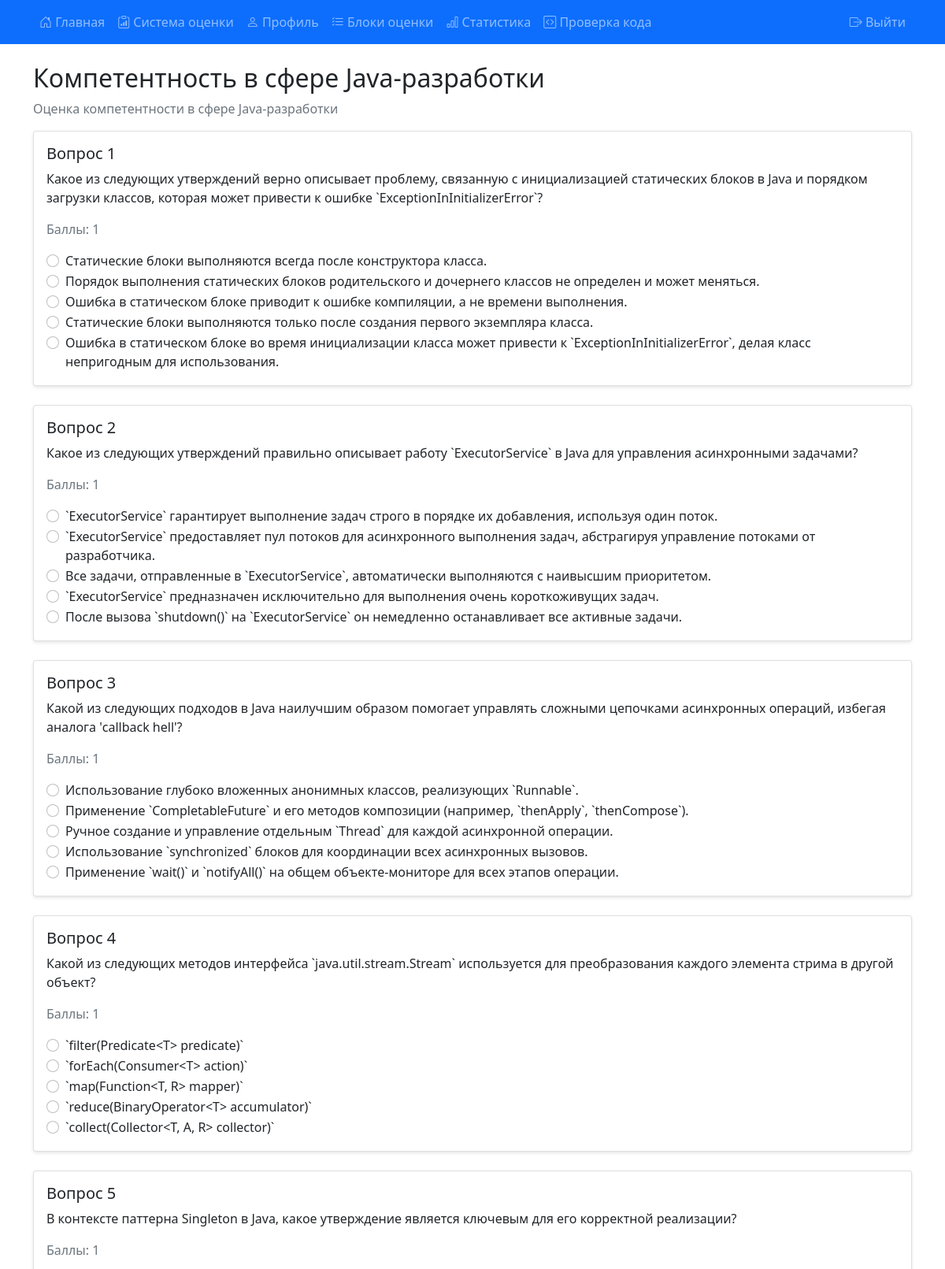
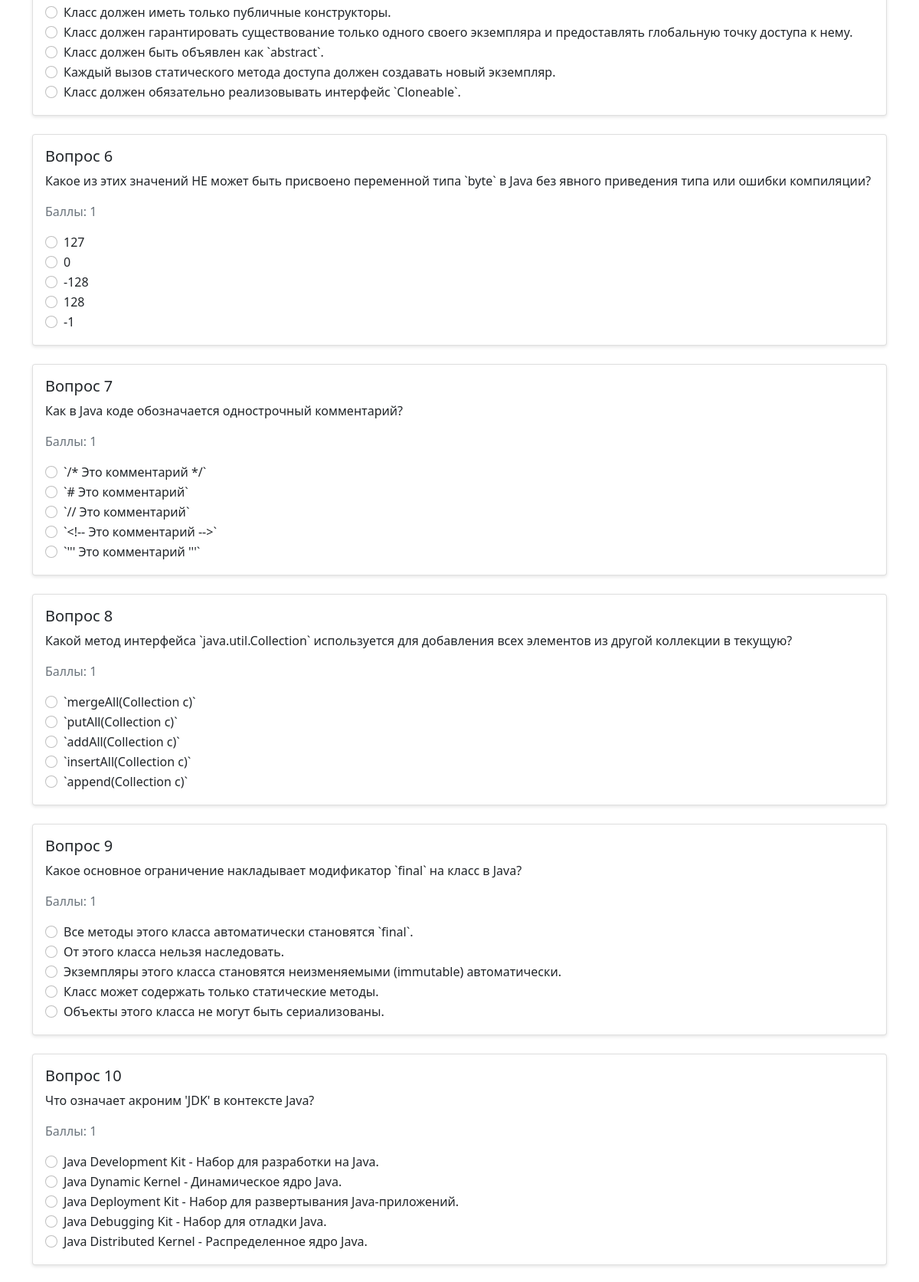
Screenshot of /submit_assessment_block/1 (signed in, upper part) with the database file from the repository (2 pictures, top to bottom).
### models.py (models this page shows)
class AssessmentBlock(db.Model):
    __tablename__ = 'assessment_block'
    id = db.Column(db.Integer, primary_key=True)
    name = db.Column(db.String(100), nullable=False)
    description = db.Column(db.Text)
    weight = db.Column(db.Float, default=1.0)
    max_score = db.Column(db.Float, default=10.0)
    questions = db.relationship('AssessmentQuestion', back_populates='block', lazy=True)

class AssessmentQuestion(db.Model):
    __tablename__ = 'assessment_question'
    id = db.Column(db.Integer, primary_key=True)
    block_id = db.Column(db.Integer, db.ForeignKey('assessment_block.id'), nullable=False)
    text = db.Column(db.Text, nullable=False)
    type = db.Column(db.String(20), nullable=False)
    options = db.Column(db.Text)
    correct_answer = db.Column(db.Text)
    correct_answer_description = db.Column(db.Text)
    points = db.Column(db.Integer, default=1)
    code_template = db.Column(db.Text)
    test_cases = db.Column(db.Text)
    example_solutions = db.Column(db.Text)
    block = db.relationship('AssessmentBlock', foreign_keys=[block_id])
    option_scores = db.Column(db.Text)
    description = db.Column(db.Text)
    criteria = db.Column(db.Text)
    max_score = db.Column(db.Float)
    weight = db.Column(db.Float)

### 1.py (the view, shortened to what this page needs)
@app.route('/submit_assessment_block/<int:block_id>', methods=['GET', 'POST'])
@login_required
def submit_assessment_block(block_id):
    block = AssessmentBlock.query.get_or_404(block_id)
    questions = AssessmentQuestion.query.filter_by(block_id=block_id).all()
    return render_template('assessment_block.html', block=block, questions=questions)

### 1.py (called while the page is built)
@login_manager.user_loader
def load_user(user_id):
    return db.session.get(User, int(user_id))

def login_required(f):
    @wraps(f)
    def decorated_function(*args, **kwargs):
        if 'user_id' not in session:
            flash('Пожалуйста, войдите в систему', 'error')
            return redirect(url_for('login'))
        return f(*args, **kwargs)
    return decorated_function

@app.before_request
def before_request():
    try:
        if current_user.is_authenticated and ('user_id' not in session or session.get('user_id') != current_user.id):
            session['user_id'] = current_user.id
            session['role'] = current_user.role
            session['username'] = current_user.username
            debug_print(f"Синхронизирована сессия с Flask-Login: user_id={current_user.id}")
        elif 'user_id' in session and not current_user.is_authenticated:
            user = db.session.get(User, session['user_id'])
            if user:
                login_user(user)
                debug_print(f"Восстановлена аутентификация из сессии: user_id={user.id}")
    except Exception as e:
        debug_print(f"Ошибка синхронизации аутентификации: {str(e)}")

    @app.template_filter('from_json')
    def from_json_filter(value):
        try:
            return json.loads(value)
        except (json.JSONDecodeError, TypeError):
            return value

### templates/assessment_block.html (shortened to what this page needs)
{% extends "base.html" %}
{% block content %}
<div class="container mt-4">
    <h2>{{ block.name }}</h2>
    <p class="text-muted">{{ block.description }}</p>
    <form method="POST" action="{{ url_for('submit_assessment_block', block_id=block.id) }}">
        {% for question in questions %}
            <div class="card mb-4">
                <div class="card-body">
                    <h5 class="card-title">Вопрос {{ loop.index }}</h5>
                    <p class="card-text">{{ question.text }}</p>
                    <p class="text-muted">Баллы: {{ question.points }}</p>
                    {% if question.type == 'single' %}
                        {% set options = question.options|from_json %}
                        {% for option in options %}
                            <div class="form-check">
                                <input class="form-check-input" type="radio"
                                       name="answer_{{ question.id }}" value="{{ loop.index0 }}"
                                       id="q{{ question.id }}_o{{ loop.index }}">
                                <label class="form-check-label" for="q{{ question.id }}_o{{ loop.index }}">
                                    {{ option.text if option.text is defined else option }}
                                </label>
                            </div>
                        {% endfor %}
                    {% elif question.type == 'multiple' %}
                        {% set options = question.options|from_json %}
                        {% for option in options %}
                            <div class="form-check">
                                <input class="form-check-input" type="checkbox"
                                       name="answer_{{ question.id }}" value="{{ loop.index0 }}"
                                   id="q{{ question.id }}_o{{ loop.index }}">
                                <label class="form-check-label" for="q{{ question.id }}_o{{ loop.index }}">
                                    {{ option }}
                                </label>
                            </div>
                        {% endfor %}
                    {% elif question.type == 'code' %}
                        <div class="form-group">
                            <label for="code_{{ question.id }}">Ваш код:</label>
                            <textarea class="form-control" id="code_{{ question.id }}" name="answer_{{ question.id }}"
                                    rows="10" style="font-family: monospace;">{{ question.code_template }}</textarea>
                        </div>
                        {% if question.test_cases %}
                            <div class="mt-3">
                                <h6>Тестовые случаи:</h6>
                                    <pre class="bg-light p-3"><code>{{ question.test_cases|tojson|from_json|tojson(indent=2) }}</code></pre>
                            </div>
                        {% endif %}
                    {% else %}
                        <div class="form-group">
                            <textarea class="form-control" name="answer_{{ question.id }}" rows="3"></textarea>
                        </div>
                    {% endif %}
                </div>
            </div>
        {% endfor %}
    </form>
</div>
{% endblock %}

### templates/base.html (style rules this page uses)
body { min-height: 100vh; display: flex; flex-direction: column; }
.card { box-shadow: 0 2px 4px rgba(0,0,0,0.1); }

### rows the page displays
AssessmentBlock: name "Компетентность в сфере Java-разработки", description "Оценка компетентности в сфере Java-разработки"
AssessmentQuestion: text "Какое из следующих утверждений верно описывает проблему, связанную с инициализацией статических блоков в Java и порядком загрузки классов, которая может привести к ошибке `ExceptionInInitializerError`?", points "1", text "Статические блоки выполняются всегда после конструктора класса." "Порядок выполнения статических блоков родительского и дочернего классов не определен и может меняться." "Ошибка в статическом блоке приводит к ошибке компиляции, а не времени выполнения." "Статические блоки выполняются только после создания первого экземпляра класса." "Ошибка в статическом блоке во время инициализации класса может привести к `ExceptionInInitializerError`, делая класс непригодным для использования."
AssessmentQuestion: text "Какое из следующих утверждений правильно описывает работу `ExecutorService` в Java для управления асинхронными задачами?", points "1", text "`ExecutorService` гарантирует выполнение задач строго в порядке их добавления, используя один поток." "`ExecutorService` предоставляет пул потоков для асинхронного выполнения задач, абстрагируя управление потоками от разработчика." "Все задачи, отправленные в `ExecutorService`, автоматически выполняются с наивысшим приоритетом." "`ExecutorService` предназначен исключительно для выполнения очень короткоживущих задач." "После вызова `shutdown()` на `ExecutorService` он немедленно останавливает все активные задачи."
AssessmentQuestion: text "Какой из следующих подходов в Java наилучшим образом помогает управлять сложными цепочками асинхронных операций, избегая аналога 'callback hell'?", points "1", text "Использование глубоко вложенных анонимных классов, реализующих `Runnable`." "Применение `CompletableFuture` и его методов композиции (например, `thenApply`, `thenCompose`)." "Ручное создание и управление отдельным `Thread` для каждой асинхронной операции." "Использование `synchronized` блоков для координации всех асинхронных вызовов." "Применение `wait()` и `notifyAll()` на общем объекте-мониторе для всех этапов операции."
AssessmentQuestion: text "Какой из следующих методов интерфейса `java.util.stream.Stream` используется для преобразования каждого элемента стрима в другой объект?", points "1", text "`filter(Predicate<T> predicate)`" "`forEach(Consumer<T> action)`" "`map(Function<T, R> mapper)`" "`reduce(BinaryOperator<T> accumulator)`" "`collect(Collector<T, A, R> collector)`"
AssessmentQuestion: text "В контексте паттерна Singleton в Java, какое утверждение является ключевым для его корректной реализации?", points "1", text "Класс должен иметь только публичные конструкторы." "Класс должен гарантировать существование только одного своего экземпляра и предоставлять глобальную точку доступа к нему." "Класс должен быть объявлен как `abstract`." "Каждый вызов статического метода доступа должен создавать новый экземпляр." "Класс должен обязательно реализовывать интерфейс `Cloneable`."
AssessmentQuestion: text "Какое из этих значений НЕ может быть присвоено переменной типа `byte` в Java без явного приведения типа или ошибки компиляции?", points "1", text "127" "0" "-128" "128" "-1"
AssessmentQuestion: text "Как в Java коде обозначается однострочный комментарий?", points "1", text "`/* Это комментарий */`" "`# Это комментарий`" "`// Это комментарий`" "`<!-- Это комментарий -->`" "`''' Это комментарий '''`"
AssessmentQuestion: text "Какой метод интерфейса `java.util.Collection` используется для добавления всех элементов из другой коллекции в текущую?", points "1", text "`mergeAll(Collection c)`" "`putAll(Collection c)`" "`addAll(Collection c)`" "`insertAll(Collection c)`" "`append(Collection c)`"
AssessmentQuestion: text "Какое основное ограничение накладывает модификатор `final` на класс в Java?", points "1", text "Все методы этого класса автоматически становятся `final`." "От этого класса нельзя наследовать." "Экземпляры этого класса становятся неизменяемыми (immutable) автоматически." "Класс может содержать только статические методы." "Объекты этого класса не могут быть сериализованы."
AssessmentQuestion: text "Что означает акроним 'JDK' в контексте Java?", points "1", text "Java Development Kit - Набор для разработки на Java." "Java Dynamic Kernel - Динамическое ядро Java." "Java Deployment Kit - Набор для развертывания Java-приложений." "Java Debugging Kit - Набор для отладки Java." "Java Distributed Kernel - Распределенное ядро Java."
